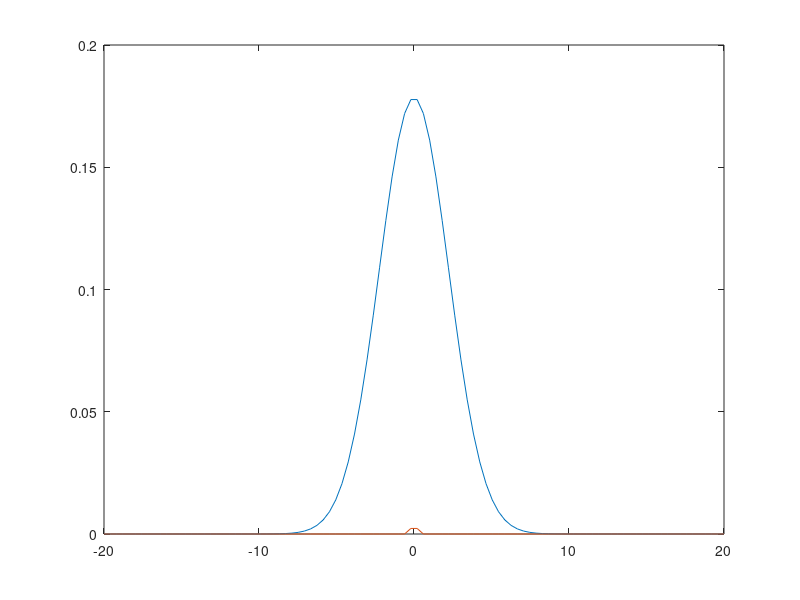

This chart was generated by the following MATLAB code: (Note: this script raises an error after producing the figure.)
%Testing Integrand methods
a=.05; b = 100;N=100
dx=.1;

grid=linspace(-20,20,N);
dx=grid(2)-grid(1);
ga=sqrt(2*a/pi)*exp(-2*a*grid.*grid);
gb=sqrt(2*b/pi)*exp(-2*b*grid.*grid);
figure(1);plot(grid,ga,grid,gb);
sga=sum(ga)*dx
sgb=sum(gb)*dx

mida=0;
midb=0;
for i=1:size(grid,2)-1;
    mida=mida + 0.5*(ga(i+1)+ga(i))*dx;
    midb=midb + 0.5*(gb(i+1)+gb(i))*dx;
end
mida
midb

simpa=0;
simpb=0;
simpa=dx/3 *(ga(1) +ga(N));
simpb=dx/3 * (gb(1) + gb(N));
for n = 2:2:N-1
    simpa=simpa+dx/3 * (4*ga(n) + 2*ga(n+1));
    simpb=simpb + dx/3 * (4*gb(n)+2*gb(n+1));
end
simpa
simpb

%map the grid from [-20 : 20] to [-1 1] to
%unitgrid(i)=1/20 * grid(i)
%figure(2);plot(r,grid);
lga=0;
[pt wt]=lgwt(N,-1,1);
for i = 1:n
    lga=lga+wt(i)*exp(-3*(20*pt(i))^2);
end

% lga=lga*20
% clear r;
% for N=4:500
% lgb=0;
% [pt wt]=lgwt(N,-20,20);
% for i = 1:N
%     lgb=lgb+wt(i)*sqrt(3/pi)*exp(-3*(pt(i))^2);
% end
% r(N)=1-lgb;
% end
% figure(4);plot(4:500,log10(r(4:500)))
%laga=0
% for N = 4:500
%  [pt wt]=Laguerre(N,a);
% % laga=0;lagb=0;
%  for i = 1:N
%      laga=laga+ sqrt(2*a/pi)*exp(-a*pt(i)^2)*wt(i)*2;
% 
%  end
%    r(N)=1-laga;
% end
[pt wt]=lgwt(200, -1 ,1);
clear alpha;
clear error;
alpha=logspace(-3, 12);

for m = 1:47
    a=alpha(m);
    r=linspace(-sqrt(20^2/a),sqrt(20^2/a),200);
    lga(m)=0;
    pttor= @(x) sqrt(400/a)*x;
  
    for i=1:200
          
        lga(m)=lga(m) + wt(i)*sqrt(a/pi)*exp(-a*( pttor(pt(i))^2)) * pttor(pt(i))^3;
    end
    lga=lga*sqrt(20^2/a);
    error(m)=1 -lga(m);
end
figure(4);plot(log10(alpha),log10(error));
    
%figure(4);plot(N(4:end),log10(r(4:end)));

%     lagb=lagb +sqrt(2*b/pi)*exp(-b*pt(i)^2)*wt(i)*2;
% end
% 
% [pt wt]=HermQuad(N);
% herma=0;hermb=0;
% for i =1:N
%     herma=herma + sqrt(2*a/pi)*exp(-a*pt(i)^2)*wt(i);
%     hermb=hermb + sqrt(2*b/pi)*exp(-b*pt(i)^2)*wt(i);
% end
% herma 
% hermb